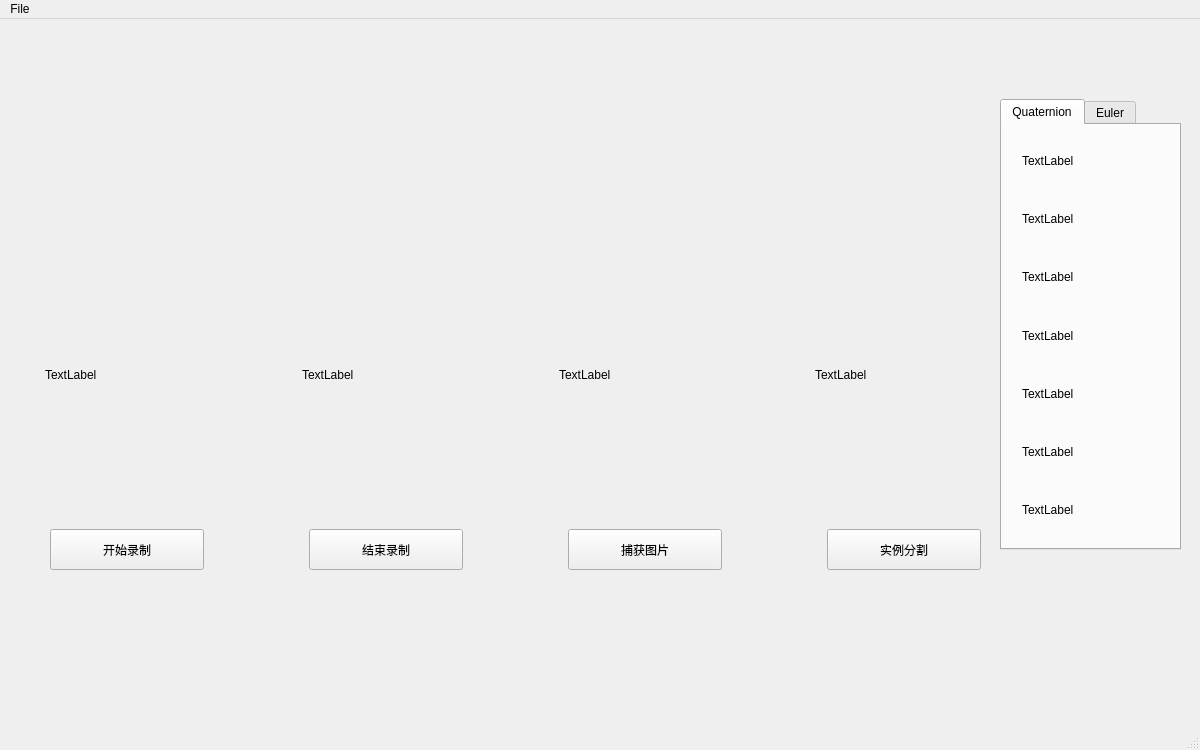
<?xml version="1.0" encoding="UTF-8"?>
<ui version="4.0">
 <class>MainWindow</class>
 <widget class="QMainWindow" name="MainWindow">
  <property name="geometry">
   <rect>
    <x>0</x>
    <y>0</y>
    <width>1200</width>
    <height>750</height>
   </rect>
  </property>
  <property name="windowTitle">
   <string>MainWindow</string>
  </property>
  <widget class="QWidget" name="centralwidget">
   <widget class="QTabWidget" name="tabWidget">
    <property name="geometry">
     <rect>
      <x>1000</x>
      <y>80</y>
      <width>181</width>
      <height>451</height>
     </rect>
    </property>
    <property name="currentIndex">
     <number>0</number>
    </property>
    <widget class="QWidget" name="Quaternion">
     <attribute name="title">
      <string>Quaternion</string>
     </attribute>
     <widget class="QWidget" name="">
      <property name="geometry">
       <rect>
        <x>0</x>
        <y>0</y>
        <width>171</width>
        <height>421</height>
       </rect>
      </property>
      <layout class="QVBoxLayout" name="verticalLayout">
       <property name="leftMargin">
        <number>20</number>
       </property>
       <property name="rightMargin">
        <number>20</number>
       </property>
       <item>
        <spacer name="verticalSpacer_8">
         <property name="orientation">
          <enum>Qt::Vertical</enum>
         </property>
         <property name="sizeType">
          <enum>QSizePolicy::Fixed</enum>
         </property>
         <property name="sizeHint" stdset="0">
          <size>
           <width>20</width>
           <height>20</height>
          </size>
         </property>
        </spacer>
       </item>
       <item>
        <widget class="QLabel" name="label">
         <property name="text">
          <string>TextLabel</string>
         </property>
        </widget>
       </item>
       <item>
        <spacer name="verticalSpacer">
         <property name="orientation">
          <enum>Qt::Vertical</enum>
         </property>
         <property name="sizeType">
          <enum>QSizePolicy::Fixed</enum>
         </property>
         <property name="sizeHint" stdset="0">
          <size>
           <width>20</width>
           <height>20</height>
          </size>
         </property>
        </spacer>
       </item>
       <item>
        <widget class="QLabel" name="label_2">
         <property name="text">
          <string>TextLabel</string>
         </property>
        </widget>
       </item>
       <item>
        <spacer name="verticalSpacer_2">
         <property name="orientation">
          <enum>Qt::Vertical</enum>
         </property>
         <property name="sizeType">
          <enum>QSizePolicy::Fixed</enum>
         </property>
         <property name="sizeHint" stdset="0">
          <size>
           <width>20</width>
           <height>20</height>
          </size>
         </property>
        </spacer>
       </item>
       <item>
        <widget class="QLabel" name="label_3">
         <property name="text">
          <string>TextLabel</string>
         </property>
        </widget>
       </item>
       <item>
        <spacer name="verticalSpacer_3">
         <property name="orientation">
          <enum>Qt::Vertical</enum>
         </property>
         <property name="sizeType">
          <enum>QSizePolicy::Fixed</enum>
         </property>
         <property name="sizeHint" stdset="0">
          <size>
           <width>20</width>
           <height>20</height>
          </size>
         </property>
        </spacer>
       </item>
       <item>
        <widget class="QLabel" name="label_4">
         <property name="text">
          <string>TextLabel</string>
         </property>
        </widget>
       </item>
       <item>
        <spacer name="verticalSpacer_4">
         <property name="orientation">
          <enum>Qt::Vertical</enum>
         </property>
         <property name="sizeType">
          <enum>QSizePolicy::Fixed</enum>
         </property>
         <property name="sizeHint" stdset="0">
          <size>
           <width>20</width>
           <height>20</height>
          </size>
         </property>
        </spacer>
       </item>
       <item>
        <widget class="QLabel" name="label_5">
         <property name="text">
          <string>TextLabel</string>
         </property>
        </widget>
       </item>
       <item>
        <spacer name="verticalSpacer_5">
         <property name="orientation">
          <enum>Qt::Vertical</enum>
         </property>
         <property name="sizeType">
          <enum>QSizePolicy::Fixed</enum>
         </property>
         <property name="sizeHint" stdset="0">
          <size>
           <width>20</width>
           <height>20</height>
          </size>
         </property>
        </spacer>
       </item>
       <item>
        <widget class="QLabel" name="label_6">
         <property name="text">
          <string>TextLabel</string>
         </property>
        </widget>
       </item>
       <item>
        <spacer name="verticalSpacer_6">
         <property name="orientation">
          <enum>Qt::Vertical</enum>
         </property>
         <property name="sizeType">
          <enum>QSizePolicy::Fixed</enum>
         </property>
         <property name="sizeHint" stdset="0">
          <size>
           <width>20</width>
           <height>20</height>
          </size>
         </property>
        </spacer>
       </item>
       <item>
        <widget class="QLabel" name="label_13">
         <property name="text">
          <string>TextLabel</string>
         </property>
        </widget>
       </item>
       <item>
        <spacer name="verticalSpacer_7">
         <property name="orientation">
          <enum>Qt::Vertical</enum>
         </property>
         <property name="sizeType">
          <enum>QSizePolicy::Fixed</enum>
         </property>
         <property name="sizeHint" stdset="0">
          <size>
           <width>20</width>
           <height>20</height>
          </size>
         </property>
        </spacer>
       </item>
      </layout>
     </widget>
    </widget>
    <widget class="QWidget" name="Euler">
     <attribute name="title">
      <string>Euler</string>
     </attribute>
     <widget class="QWidget" name="layoutWidget">
      <property name="geometry">
       <rect>
        <x>0</x>
        <y>0</y>
        <width>171</width>
        <height>421</height>
       </rect>
      </property>
      <layout class="QVBoxLayout" name="verticalLayout_2">
       <property name="leftMargin">
        <number>20</number>
       </property>
       <property name="rightMargin">
        <number>20</number>
       </property>
       <item>
        <spacer name="verticalSpacer_9">
         <property name="orientation">
          <enum>Qt::Vertical</enum>
         </property>
         <property name="sizeType">
          <enum>QSizePolicy::Fixed</enum>
         </property>
         <property name="sizeHint" stdset="0">
          <size>
           <width>20</width>
           <height>20</height>
          </size>
         </property>
        </spacer>
       </item>
       <item>
        <widget class="QLabel" name="label_14">
         <property name="text">
          <string>TextLabel</string>
         </property>
        </widget>
       </item>
       <item>
        <spacer name="verticalSpacer_11">
         <property name="orientation">
          <enum>Qt::Vertical</enum>
         </property>
         <property name="sizeType">
          <enum>QSizePolicy::Fixed</enum>
         </property>
         <property name="sizeHint" stdset="0">
          <size>
           <width>20</width>
           <height>20</height>
          </size>
         </property>
        </spacer>
       </item>
       <item>
        <widget class="QLabel" name="label_16">
         <property name="text">
          <string>TextLabel</string>
         </property>
        </widget>
       </item>
       <item>
        <spacer name="verticalSpacer_12">
         <property name="orientation">
          <enum>Qt::Vertical</enum>
         </property>
         <property name="sizeType">
          <enum>QSizePolicy::Fixed</enum>
         </property>
         <property name="sizeHint" stdset="0">
          <size>
           <width>20</width>
           <height>20</height>
          </size>
         </property>
        </spacer>
       </item>
       <item>
        <widget class="QLabel" name="label_17">
         <property name="text">
          <string>TextLabel</string>
         </property>
        </widget>
       </item>
       <item>
        <spacer name="verticalSpacer_13">
         <property name="orientation">
          <enum>Qt::Vertical</enum>
         </property>
         <property name="sizeType">
          <enum>QSizePolicy::Fixed</enum>
         </property>
         <property name="sizeHint" stdset="0">
          <size>
           <width>20</width>
           <height>20</height>
          </size>
         </property>
        </spacer>
       </item>
       <item>
        <widget class="QLabel" name="label_18">
         <property name="text">
          <string>TextLabel</string>
         </property>
        </widget>
       </item>
       <item>
        <spacer name="verticalSpacer_14">
         <property name="orientation">
          <enum>Qt::Vertical</enum>
         </property>
         <property name="sizeType">
          <enum>QSizePolicy::Fixed</enum>
         </property>
         <property name="sizeHint" stdset="0">
          <size>
           <width>20</width>
           <height>20</height>
          </size>
         </property>
        </spacer>
       </item>
       <item>
        <widget class="QLabel" name="label_19">
         <property name="text">
          <string>TextLabel</string>
         </property>
        </widget>
       </item>
       <item>
        <spacer name="verticalSpacer_15">
         <property name="orientation">
          <enum>Qt::Vertical</enum>
         </property>
         <property name="sizeType">
          <enum>QSizePolicy::Fixed</enum>
         </property>
         <property name="sizeHint" stdset="0">
          <size>
           <width>20</width>
           <height>20</height>
          </size>
         </property>
        </spacer>
       </item>
       <item>
        <widget class="QLabel" name="label_20">
         <property name="text">
          <string>TextLabel</string>
         </property>
        </widget>
       </item>
       <item>
        <spacer name="verticalSpacer_16">
         <property name="orientation">
          <enum>Qt::Vertical</enum>
         </property>
         <property name="sizeType">
          <enum>QSizePolicy::Fixed</enum>
         </property>
         <property name="sizeHint" stdset="0">
          <size>
           <width>20</width>
           <height>20</height>
          </size>
         </property>
        </spacer>
       </item>
      </layout>
     </widget>
    </widget>
   </widget>
   <widget class="QWidget" name="">
    <property name="geometry">
     <rect>
      <x>40</x>
      <y>500</y>
      <width>951</width>
      <height>61</height>
     </rect>
    </property>
    <layout class="QHBoxLayout" name="horizontalLayout">
     <property name="spacing">
      <number>5</number>
     </property>
     <property name="leftMargin">
      <number>10</number>
     </property>
     <property name="topMargin">
      <number>10</number>
     </property>
     <property name="rightMargin">
      <number>10</number>
     </property>
     <property name="bottomMargin">
      <number>10</number>
     </property>
     <item>
      <widget class="QPushButton" name="pushButton">
       <property name="enabled">
        <bool>true</bool>
       </property>
       <property name="sizePolicy">
        <sizepolicy hsizetype="Preferred" vsizetype="Expanding">
         <horstretch>0</horstretch>
         <verstretch>0</verstretch>
        </sizepolicy>
       </property>
       <property name="text">
        <string>开始录制</string>
       </property>
      </widget>
     </item>
     <item>
      <spacer name="horizontalSpacer">
       <property name="orientation">
        <enum>Qt::Horizontal</enum>
       </property>
       <property name="sizeType">
        <enum>QSizePolicy::Fixed</enum>
       </property>
       <property name="sizeHint" stdset="0">
        <size>
         <width>100</width>
         <height>30</height>
        </size>
       </property>
      </spacer>
     </item>
     <item>
      <widget class="QPushButton" name="pushButton_2">
       <property name="enabled">
        <bool>true</bool>
       </property>
       <property name="sizePolicy">
        <sizepolicy hsizetype="Preferred" vsizetype="Expanding">
         <horstretch>0</horstretch>
         <verstretch>0</verstretch>
        </sizepolicy>
       </property>
       <property name="text">
        <string>结束录制</string>
       </property>
      </widget>
     </item>
     <item>
      <spacer name="horizontalSpacer_2">
       <property name="orientation">
        <enum>Qt::Horizontal</enum>
       </property>
       <property name="sizeType">
        <enum>QSizePolicy::Fixed</enum>
       </property>
       <property name="sizeHint" stdset="0">
        <size>
         <width>100</width>
         <height>30</height>
        </size>
       </property>
      </spacer>
     </item>
     <item>
      <widget class="QPushButton" name="pushButton_3">
       <property name="enabled">
        <bool>true</bool>
       </property>
       <property name="sizePolicy">
        <sizepolicy hsizetype="Preferred" vsizetype="Expanding">
         <horstretch>0</horstretch>
         <verstretch>0</verstretch>
        </sizepolicy>
       </property>
       <property name="text">
        <string>捕获图片</string>
       </property>
      </widget>
     </item>
     <item>
      <spacer name="horizontalSpacer_3">
       <property name="orientation">
        <enum>Qt::Horizontal</enum>
       </property>
       <property name="sizeType">
        <enum>QSizePolicy::Fixed</enum>
       </property>
       <property name="sizeHint" stdset="0">
        <size>
         <width>100</width>
         <height>30</height>
        </size>
       </property>
      </spacer>
     </item>
     <item>
      <widget class="QPushButton" name="pushButton_4">
       <property name="enabled">
        <bool>true</bool>
       </property>
       <property name="sizePolicy">
        <sizepolicy hsizetype="Preferred" vsizetype="Expanding">
         <horstretch>0</horstretch>
         <verstretch>0</verstretch>
        </sizepolicy>
       </property>
       <property name="text">
        <string>实例分割</string>
       </property>
      </widget>
     </item>
    </layout>
   </widget>
   <widget class="QWidget" name="">
    <property name="geometry">
     <rect>
      <x>40</x>
      <y>220</y>
      <width>951</width>
      <height>271</height>
     </rect>
    </property>
    <layout class="QHBoxLayout" name="horizontalLayout_2">
     <property name="leftMargin">
      <number>5</number>
     </property>
     <property name="rightMargin">
      <number>5</number>
     </property>
     <item>
      <widget class="QLabel" name="label_15">
       <property name="text">
        <string>TextLabel</string>
       </property>
      </widget>
     </item>
     <item>
      <spacer name="horizontalSpacer_4">
       <property name="orientation">
        <enum>Qt::Horizontal</enum>
       </property>
       <property name="sizeType">
        <enum>QSizePolicy::Fixed</enum>
       </property>
       <property name="sizeHint" stdset="0">
        <size>
         <width>80</width>
         <height>30</height>
        </size>
       </property>
      </spacer>
     </item>
     <item>
      <widget class="QLabel" name="label_21">
       <property name="text">
        <string>TextLabel</string>
       </property>
      </widget>
     </item>
     <item>
      <spacer name="horizontalSpacer_5">
       <property name="orientation">
        <enum>Qt::Horizontal</enum>
       </property>
       <property name="sizeType">
        <enum>QSizePolicy::Fixed</enum>
       </property>
       <property name="sizeHint" stdset="0">
        <size>
         <width>80</width>
         <height>30</height>
        </size>
       </property>
      </spacer>
     </item>
     <item>
      <widget class="QLabel" name="label_22">
       <property name="text">
        <string>TextLabel</string>
       </property>
      </widget>
     </item>
     <item>
      <spacer name="horizontalSpacer_6">
       <property name="orientation">
        <enum>Qt::Horizontal</enum>
       </property>
       <property name="sizeType">
        <enum>QSizePolicy::Fixed</enum>
       </property>
       <property name="sizeHint" stdset="0">
        <size>
         <width>80</width>
         <height>30</height>
        </size>
       </property>
      </spacer>
     </item>
     <item>
      <widget class="QLabel" name="label_23">
       <property name="text">
        <string>TextLabel</string>
       </property>
      </widget>
     </item>
    </layout>
   </widget>
  </widget>
  <widget class="QStatusBar" name="statusbar"/>
  <widget class="QMenuBar" name="menubar">
   <property name="geometry">
    <rect>
     <x>0</x>
     <y>0</y>
     <width>1200</width>
     <height>23</height>
    </rect>
   </property>
   <widget class="QMenu" name="menuFile">
    <property name="title">
     <string>File</string>
    </property>
   </widget>
   <addaction name="menuFile"/>
  </widget>
 </widget>
 <resources/>
 <connections/>
</ui>
